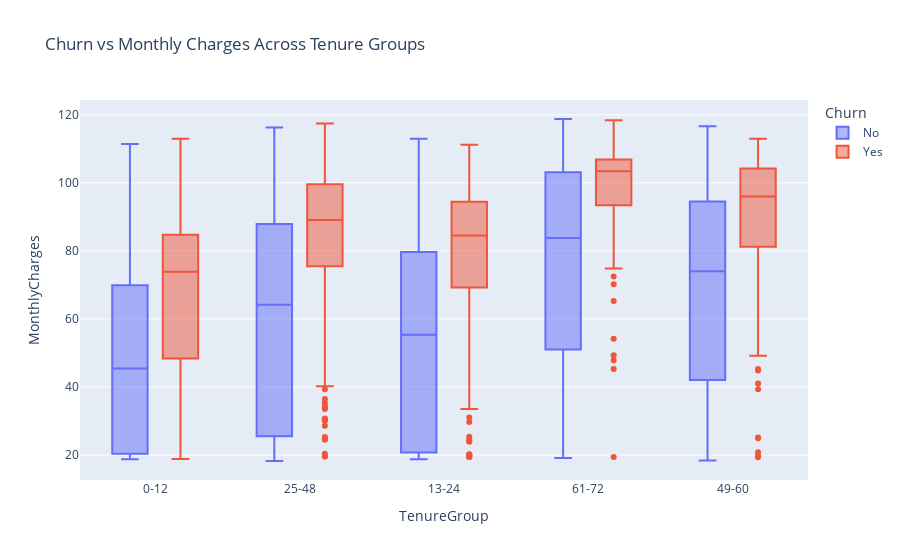

The notebook cell saved with this chart:
### Markdown cell above
###  1. How does churn vary across different customer tenures, and what is the monthly charge trend within each group?
#### This question combines churn analysis + tenure segmentation + charge behavior.

### Code cell
# # Creating a new column 'TenureGroup' that groups the 'tenure' values into categories based on months
df_cleaned['TenureGroup'] = pd.cut(df_cleaned['tenure'], bins=[0, 12, 24, 48, 60, 72], 
                                   labels=['0-12', '13-24', '25-48', '49-60', '61-72'])  #pd.cut is a function to divide the
# tenure column which represents the no. of months, bins defines the boundries of ranges, and label arugument assigns to each range values. 

# Generating a box plot using Plotly Express to visualize 'MonthlyCharges' across 'TenureGroup', with colors indicating 'Churn' status
px.box(df_cleaned, x='TenureGroup', y='MonthlyCharges', color='Churn',
       title='Churn vs Monthly Charges Across Tenure Groups').show()

### Figure 1 — Plotly figure (JSON) as saved in the notebook; plotly's stock layout.template omitted (floating-point values rounded to 4 significant figures; data arrays with more than 128 entries replaced by an {"elided": "..."} marker saying what was removed)
{"data": [{"alignmentgroup": "True", "hovertemplate": "Churn=No<br>TenureGroup=%{x}<br>MonthlyCharges=%{y}<extra></extra>", "legendgroup": "No", "marker": {"color": "#636efa"}, "name": "No", "notched": false, "offsetgroup": "No", "orientation": "v", "showlegend": true, "type": "box", "x": {"elided": "5163 str values"}, "x0": " ", "xaxis": "x", "y": {"elided": "5163 float values"}, "y0": " ", "yaxis": "y"}, {"alignmentgroup": "True", "hovertemplate": "Churn=Yes<br>TenureGroup=%{x}<br>MonthlyCharges=%{y}<extra></extra>", "legendgroup": "Yes", "marker": {"color": "#EF553B"}, "name": "Yes", "notched": false, "offsetgroup": "Yes", "orientation": "v", "showlegend": true, "type": "box", "x": {"elided": "1869 str values"}, "x0": " ", "xaxis": "x", "y": {"elided": "1869 float values"}, "y0": " ", "yaxis": "y"}], "layout": {"autosize": true, "boxmode": "group", "legend": {"title": {"text": "Churn"}, "tracegroupgap": 0}, "title": {"text": "Churn vs Monthly Charges Across Tenure Groups"}, "xaxis": {"anchor": "y", "autorange": true, "domain": [0, 1], "range": [-0.5169, 4.517], "title": {"text": "TenureGroup"}, "type": "category"}, "yaxis": {"anchor": "x", "autorange": true, "domain": [0, 1], "range": [12.67, 124.3], "title": {"text": "MonthlyCharges"}, "type": "linear"}}}
